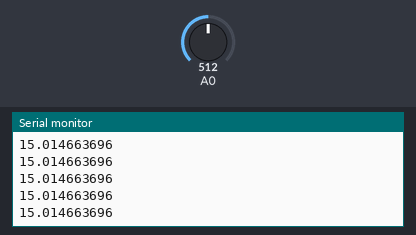
Recording of a sketch running on a simulated Arduino Uno, built with avr-gcc and run on an emulated ATmega328P. Shown: the last lines printed to the serial monitor. Inputs (shaded band) come from the test bench; at power-on: A0 = 512.

Above: at 1.2 s.
1.3 s: A0 set to 716
At 2.2 s:
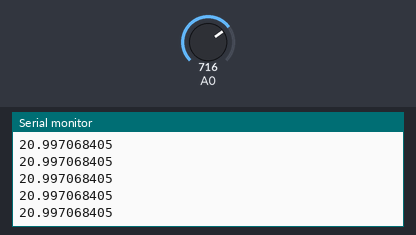
2.8 s: A0 set to 900
At 3.4 s:
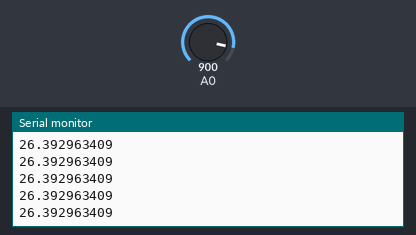
Timing chart, 0 to 5.8 s (numbered marks = the images above; inputs shaded):
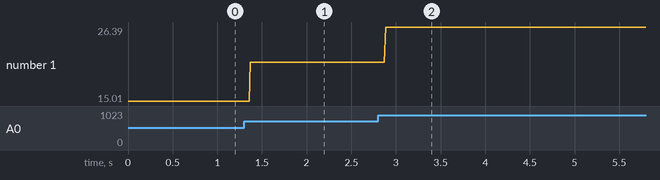

The sketch:

FiltroDigital2.ino
```cpp
float y1=0.0;
float y2=0.0;
float y3=0.0;
float van=0.0;
float x=0.0;
float t=0.0;
float arr[3];
float aux;
void setup(){
  pinMode(A0,INPUT);
  Serial.begin(9600);
  y3=analogRead(A0);
  van=y3*5/1023;
  x=(van*0.3)/5;
  t=x/0.01;
  y3=t;

}


void loop(){
  arr[0]=y1;
  arr[1]=y2;
  arr[2]=y3;


  for(int i=0; i<3;i++){
    if(arr[i+1]>arr[i]){
      aux=arr[i];
      arr[i]=arr[i+1];
      arr[i+1]=aux;
      if(arr[i+2]>arr[i+1]){
        aux=arr[i+1];
      arr[i+1]=arr[i+2];
      arr[i+2]=aux;
      }
    }
  }
 y1=arr[0];
 y2=arr[1];
 y3=arr[2];
  Serial.println(y2,9);
  Serial.println(y3,9);
  y1=y2;
  y2=y3;
  y3=analogRead(A0);
  van=y3*5/1023;
  x=(van*0.3)/5;
  t=x/0.01;
  y3=t;
}
```

Measured:
- after the input at 1.3 s, the serial monitor: prints a new line after 0.07 s (image 1)
- after the input at 2.8 s, the serial monitor: prints a new line after 0.08 s (image 2)
- plotted number 1: 15.01 → 21 after the input at 1.3 s, 21 → 26.39 after the input at 2.8 s
